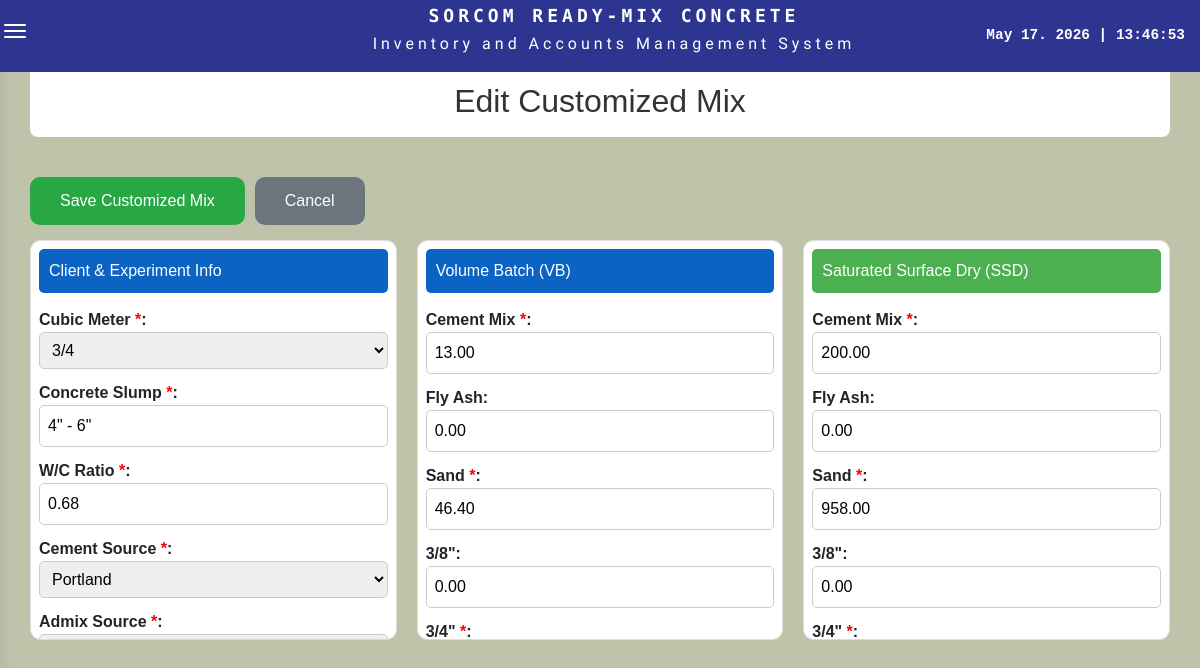
The app's page /pages/concrete_design_page/edit_customized_mix.php?id=1 with its own data.
### tables this page shows
CREATE TABLE `cdl_customized_mix_list` (
  `id` int(11) NOT NULL,
  `cdl_vb_concrete_psi` varchar(20) DEFAULT NULL,
  `cdl_vb_cubic_meter` varchar(20) DEFAULT NULL,
  `cdl_vb_curation_days` varchar(50) DEFAULT NULL,
  `cdl_vb_concrete_type` varchar(50) DEFAULT NULL,
  `cdl_vb_concrete_slump` varchar(20) DEFAULT NULL,
  `cdl_vb_wc_ratio` varchar(20) DEFAULT NULL,
  `cdl_vb_cement_source` varchar(100) DEFAULT NULL,
  `cdl_vb_admix_source` varchar(100) DEFAULT NULL,
  `cdl_vb_cement_mix` varchar(20) DEFAULT NULL,
  `cdl_vb_fly_ash` varchar(20) DEFAULT NULL,
  `cdl_vb_sand` varchar(20) DEFAULT NULL,
  `cdl_vb_three_eight` varchar(20) DEFAULT NULL,
  `cdl_vb_three_fourth` varchar(20) DEFAULT NULL,
  `cdl_vb_G1` varchar(20) DEFAULT NULL,
  `cdl_vb_admix` varchar(20) DEFAULT NULL,
  `cdl_vb_water` varchar(20) DEFAULT NULL,
  `cdl_vb_air` varchar(20) DEFAULT NULL,
  `cdl_vb_others` varchar(20) DEFAULT NULL,
  `cdl_vb_total` varchar(20) DEFAULT NULL,
  `cdl_concrete_price` varchar(20) DEFAULT NULL,
  `cdl_ssd_cement_mix` varchar(20) DEFAULT NULL,
  `cdl_ssd_fly_ash` varchar(20) DEFAULT NULL,
  `cdl_ssd_sand` varchar(20) DEFAULT NULL,
  `cdl_ssd_three_eight` varchar(20) DEFAULT NULL,
  `cdl_ssd_three_fourth` varchar(20) DEFAULT NULL,
  `cdl_ssd_G1` varchar(20) DEFAULT NULL,
  `cdl_ssd_admix` varchar(20) DEFAULT NULL,
  `cdl_ssd_water` varchar(20) DEFAULT NULL,
  `cdl_ssd_air` varchar(20) DEFAULT NULL,
  `cdl_ssd_others` varchar(20) DEFAULT NULL,
  `cdl_client_name` varchar(100) DEFAULT NULL,
  `cdl_client_contact` varchar(20) DEFAULT NULL,
  `cdl_remarks` text DEFAULT NULL,
  `cdl_is_active` tinyint(1) DEFAULT NULL,
  `created_by` varchar(50) DEFAULT NULL,
  `created_at` date NOT NULL,
  `updated_at` date NOT NULL
);

### pages/concrete_design_page/edit_customized_mix.php (the view, shortened to what this page needs)
<?php
include __DIR__ . '/../../FunctionAndDB/Web_Functions.php';
$mix_id = intval($_GET['id'] ?? 0);
$result = $conn->query("SELECT * FROM cdl_customized_mix_list WHERE id = $mix_id");
$data = $result->fetch_assoc();
?>
<!DOCTYPE html>
<html lang="en">
<head>
    <link rel="stylesheet" href="/Inventory-Accounts-System-v1/assets/bootstrap/css/bootstrap.min.css">
</head>
<body>
    <form id="addForm" method="POST">
        <div class="form-grid">
            <h2>Edit Customized Mix</h2>
            <div class="form-buttons">
                <button class="btn-submit" type="submit">Save Customized Mix</button>
                <a href="concrete_design_list.php" class="btn-cancel">Cancel</a>
            </div>
            <div class="form-card">
                <div class="section-title">Client & Experiment Info</div>
                <div class="form-row">
                    <label>Cubic Meter <span style="color:red;">*</span>:</label>
                    <select name="vb_cubic_meter" class="vb-field required-field" id="cubicMeterSelect" required>
                        <option value="3/4" <?php echo ($data['cdl_vb_cubic_meter'] == '3/4') ? 'selected' : ''; ?>>3/4
                        </option>
                    </select>
                </div>
                <div class="form-row">
                    <label>Concrete Slump <span style="color:red;">*</span>:</label>
                    <input name="vb_concrete_slump" class="vb-field required-field"
                        value="<?php echo htmlspecialchars($data['cdl_vb_concrete_slump'] ?? ''); ?>"
                        placeholder='6" - 8"' required>
                </div>
                <div class="form-row">
                    <label>W/C Ratio <span style="color:red;">*</span>:</label>
                    <input name="vb_wc_ratio" class="vb-field required-field"
                        value="<?php echo htmlspecialchars($data['cdl_vb_wc_ratio'] ?? ''); ?>" placeholder="0.00"
                        required>
                </div>
                <div class="form-row">
                    <label>Cement Source <span style="color:red;">*</span>:</label>
                    <select name="vb_cement_source" class="vb-field required-field" id="cementSourceSelect" required>
                        <option value="Portland" <?php echo ($data['cdl_vb_cement_source'] == 'Portland') ? 'selected' : ''; ?>>Portland</option>
                    </select>
                </div>
                <div class="form-row">
                    <label>Admix Source <span style="color:red;">*</span>:</label>
                    <select name="vb_admix_source" class="vb-field required-field" id="admixSourceSelect" required>
                        <option value="Proem" <?php echo ($data['cdl_vb_admix_source'] == 'Proem') ? 'selected' : ''; ?>>
                            Proem</option>
                    </select>
                </div>
            </div>
            <div class="form-card">
                <div class="section-title">Volume Batch (VB)</div>
                <div class="form-row">
                    <label>Cement Mix <span style="color:red;">*</span>:</label>
                    <input name="vb_cement_mix" class="vb-field required-field"
                        value="<?php echo htmlspecialchars($data['cdl_vb_cement_mix'] ?? ''); ?>" required>
                </div>
                <div class="form-row">
                    <label>Fly Ash:</label>
                    <input name="vb_fly_ash" class="vb-field"
                        value="<?php echo htmlspecialchars($data['cdl_vb_fly_ash'] ?? ''); ?>" placeholder="3.00">
                </div>
                <div class="form-row">
                    <label>Sand <span style="color:red;">*</span>:</label>
                    <input name="vb_sand" class="vb-field required-field"
                        value="<?php echo htmlspecialchars($data['cdl_vb_sand'] ?? ''); ?>" required>
                </div>
                <div class="form-row">
                    <label>3/8":</label>
                    <input name="vb_three_eight" class="vb-field"
                        value="<?php echo htmlspecialchars($data['cdl_vb_three_eight'] ?? ''); ?>" placeholder="42.55">
                </div>
                <div class="form-row">
                    <label>3/4" <span style="color:red;">*</span>:</label>
                </div>
            </div>
            <div class="form-card">
                <div class="section-title ssd">Saturated Surface Dry (SSD)</div>
                <div class="form-row">
                    <label>Cement Mix <span style="color:red;">*</span>:</label>
                    <input name="ssd_cement_mix" class="ssd-field required-field"
                        value="<?php echo htmlspecialchars($data['cdl_ssd_cement_mix'] ?? ''); ?>" required>
                </div>
                <div class="form-row">
                    <label>Fly Ash:</label>
                    <input name="ssd_fly_ash" class="ssd-field"
                        value="<?php echo htmlspecialchars($data['cdl_ssd_fly_ash'] ?? ''); ?>" placeholder="3/4">
                </div>
                <div class="form-row">
                    <label>Sand <span style="color:red;">*</span>:</label>
                    <input name="ssd_sand" class="ssd-field required-field"
                        value="<?php echo htmlspecialchars($data['cdl_ssd_sand'] ?? ''); ?>" required>
                </div>
                <div class="form-row">
                    <label>3/8":</label>
                    <input name="ssd_three_eight" class="ssd-field"
                        value="<?php echo htmlspecialchars($data['cdl_ssd_three_eight'] ?? ''); ?>">
                </div>
                <div class="form-row">
                    <label>3/4" <span style="color:red;">*</span>:</label>
                </div>
            </div>
        </div>
    </form>
</body>
</html>

### FunctionAndDB/Web_Functions.php (style rules this page uses)
body, html { overflow-x: hidden; margin: 0; padding: 0; }

### pages/concrete_design_page/edit_customized_mix.php (style rules this page uses)
html, body { overflow: hidden; }
body { font-family: Arial; background: #BFC3AA; margin-top: 40px; padding-bottom: 60px; }
.form-grid h2 { grid-column: 1 / -1; text-align: center; margin-bottom: 10px; background: #ffffff; color: #333; padding: 17px; border-radius: 8px; }
.form-grid { align-items: start; margin-top: 25px; margin-left: 30px; margin-right: 30px; display: grid; grid-template-columns: repeat(3, 1fr); gap: 20px; }
.form-buttons { grid-column: 1 / -1; display: flex; justify-content: left; align-items: left; gap: 10px; margin: 10px 0 20px 0; margin-bottom: -5px; }
.btn-submit { padding: 12px 30px; background: #28a745; color: white; border: none; border-radius: 10px; cursor: pointer; font-size: 16px; }
.btn-cancel { padding: 12px 30px; background: #6c757d; color: white; text-decoration: none; border-radius: 10px; font-size: 16px; display: inline-block; line-height: 1.5; }
.form-card { height: 100%; border: 1px solid #ddd; border-radius: 10px; padding: 8px; background: #fff; max-height: 400px; overflow: auto; }
.section-title { background: #0b63c4; color: white; padding: 10px; border-radius: 5px; margin-bottom: 15px; }
.section-title.ssd { background: #4CAF50; }
.form-row { display: flex; flex-wrap: wrap; margin-bottom: 12px; align-items: center; }
.form-row label { width: 160px; font-weight: bold; min-width: 160px; }
.form-row input, .form-row select, .form-row textarea { flex: 1; padding: 8px; border: 1px solid #ccc; border-radius: 5px; min-width: 200px; }
.vb-field { border-left: 4px solid #0b63c4; padding-left: 10px; }
.ssd-field { border-left: 4px solid #4CAF50; padding-left: 10px; }

### records on screen
cdl_customized_mix_list: vb_cubic_meter "3/4", vb_concrete_slump "4\" - 6\"", vb_wc_ratio "0.68", vb_cement_source "Portland", vb_admix_source "Proem", vb_cement_mix "13.00", vb_fly_ash "0.00", vb_sand "46.40", vb_three_eight "0.00", ssd_cement_mix "200.00", ssd_fly_ash "0.00", ssd_sand "958.00", ssd_three_eight "0.00"
